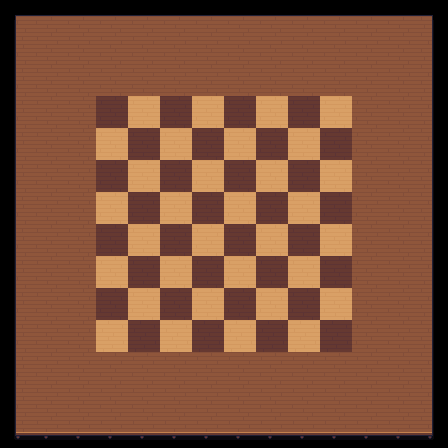

This is a level from a 2D game, rendered from its Tiled map with the project's own tilesets. A one-line summary and the complete map file follow:
An orthogonal 14x14 tile map with 32x32 px tiles, 1 tile layer (Tile Layer 1).

<map version="1.5" tiledversion="1.7.2" orientation="orthogonal" renderorder="right-down" width="14" height="14" tilewidth="32" tileheight="32" infinite="0" nextlayerid="2" nextobjectid="1">
 <tileset firstgid="1" source="../../../tilesets/gather_floors_2_exploration.tsx" />
 <layer id="1" name="Tile Layer 1" width="14" height="14">
  <data encoding="csv">
550,551,551,551,551,551,551,551,551,551,551,551,551,552,
610,611,611,611,611,611,611,611,611,611,611,611,611,612,
610,611,611,611,611,611,611,611,611,611,611,611,611,612,
610,611,611,131,1571,131,1571,131,1571,131,1571,611,611,612,
610,611,611,1571,131,1571,131,1571,131,1571,131,611,611,612,
610,611,611,131,1571,131,1571,131,1571,131,1571,611,611,612,
610,611,611,1571,131,1571,131,1571,131,1571,131,611,611,612,
610,611,611,131,1571,131,1571,131,1571,131,1571,611,611,612,
610,611,611,1571,131,1571,131,1571,131,1571,131,611,611,612,
610,611,611,131,1571,131,1571,131,1571,131,1571,611,611,612,
610,611,611,2147485219,2147483779,2147485219,2147483779,2147485219,2147483779,2147485219,2147483779,611,611,612,
610,611,611,611,611,611,611,611,611,611,611,611,611,612,
610,611,611,611,611,611,611,611,611,611,611,611,611,612,
670,671,671,671,671,671,671,671,671,671,671,671,671,672
</data>
 </layer>
</map>
